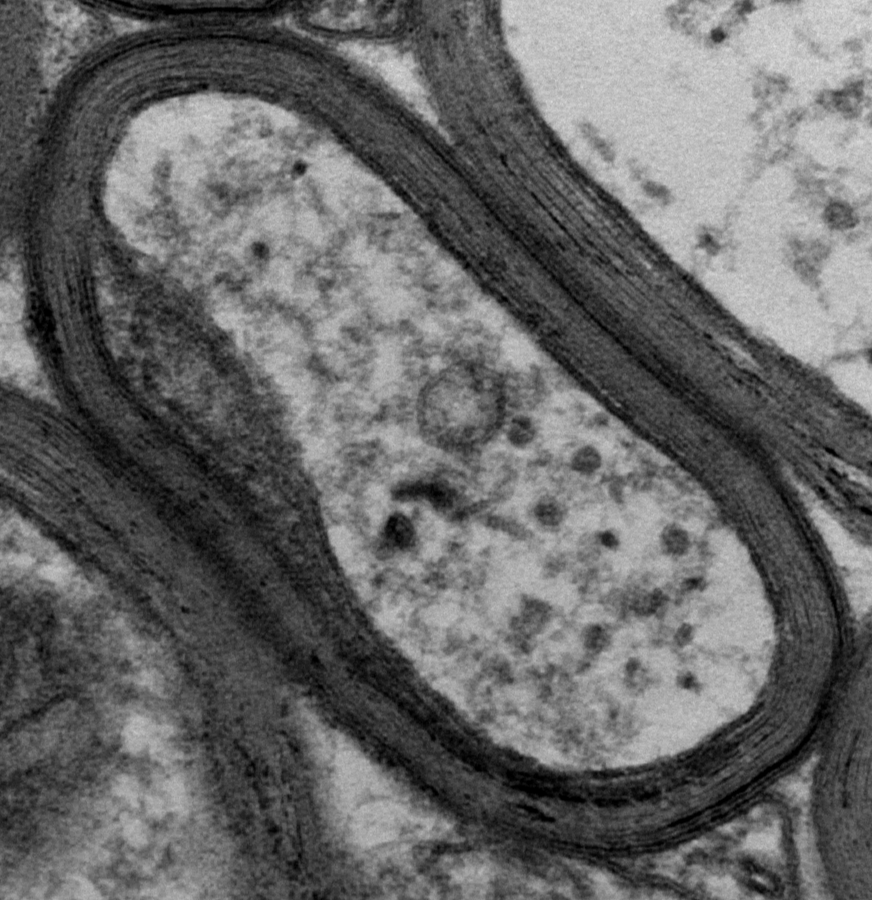
#> input picture example runs/fiber-crop/input_a/a_crop.tif, 872 x 900 px
$ python scale.py --image '../example runs/fiber-crop/input_a/a_crop.tif' --source-scale 1.0 --target-scale 1.0 --output out.png
#> lines starting #> are read from the running program, lines starting #| are printed output that depends on the picture
### mvp_pipeline/io.py
from __future__ import annotations

from dataclasses import dataclass
from pathlib import Path
from typing import Any

import numpy as np
import pandas as pd
from PIL import Image


REQUIRED_MANIFEST_COLUMNS = {
    "id",
    "image_path",
    "scale_nm_per_px",
    "axon_mask_path",
    "outer_fiber_mask_path",
    "split",
}

OPTIONAL_PATH_COLUMNS = {
    "compact_myelin_mask_path",
    "consensus_vacuole_mask_path",
}


@dataclass(frozen=True)
class ManifestRow:
    id: str
    image_path: Path
    scale_nm_per_px: float
    axon_mask_path: Path
    outer_fiber_mask_path: Path
    split: str
    compact_myelin_mask_path: Path | None = None
    consensus_vacuole_mask_path: Path | None = None
    mask_source: str = "manual"
    correction_minutes: float | None = None
    source_image_id: str | None = None


# [84 lines left out: functions _optional_path, _required_path, load_manifest, not called in this run]


def read_grayscale(path: str | Path) -> np.ndarray:
    with Image.open(path) as image:
        array = np.asarray(image.convert("L"), dtype=np.float32)
    if array.size == 0:
        raise ValueError(f"Image is empty: {path}")
    return array


# [12 lines left out: functions read_binary_mask, write_binary_mask, not called in this run]


def write_grayscale(path: str | Path, image: np.ndarray) -> None:
    target = Path(path)
    target.parent.mkdir(parents=True, exist_ok=True)
    array = np.asarray(image)
    if array.dtype != np.uint8:
        finite = array[np.isfinite(array)]
        if finite.size == 0:
            raise ValueError("Cannot write an image with no finite values")
        low, high = float(finite.min()), float(finite.max())
        array = np.zeros_like(array, dtype=np.uint8) if high <= low else (
            255 * (array - low) / (high - low)
        ).clip(0, 255).astype(np.uint8)
    Image.fromarray(array).save(target)

### mvp_pipeline/scale.py
from __future__ import annotations

import argparse
from pathlib import Path

import numpy as np
from skimage.transform import resize

from .io import read_grayscale, write_grayscale
from .masks import scale_bar_region


def target_shape(
    shape: tuple[int, int], source_scale_nm_per_px: float, target_scale_nm_per_px: float
) -> tuple[int, int]:
    if source_scale_nm_per_px <= 0 or target_scale_nm_per_px <= 0:
        raise ValueError("Physical scales must be positive")
    factor = source_scale_nm_per_px / target_scale_nm_per_px
    return tuple(max(1, int(round(axis * factor))) for axis in shape)


def resample_image(
    image: np.ndarray, source_scale_nm_per_px: float, target_scale_nm_per_px: float
) -> np.ndarray:
    shape = target_shape(image.shape, source_scale_nm_per_px, target_scale_nm_per_px)
    return resize(
        image,
        shape,
        order=1,
        mode="reflect",
        anti_aliasing=shape[0] < image.shape[0] or shape[1] < image.shape[1],
        preserve_range=True,
    ).astype(np.float32)


def restore_mask(mask: np.ndarray, original_shape: tuple[int, int]) -> np.ndarray:
    return resize(
        np.asarray(mask, dtype=np.uint8),
        original_shape,
        order=0,
        mode="edge",
        anti_aliasing=False,
        preserve_range=True,
    ) > 0


def mask_scale_bar_in_image(image: np.ndarray) -> np.ndarray:
    result = np.asarray(image).copy()
    excluded = scale_bar_region(result.shape)
    available = result[~excluded]
    fill = float(np.median(available)) if available.size else 0.0
    result[excluded] = fill
    return result


def main() -> None:
    parser = argparse.ArgumentParser(description="Create a physical-scale-normalized image")
    parser.add_argument("--image", required=True)
    parser.add_argument("--source-scale", required=True, type=float, dest="source_scale")
    parser.add_argument("--target-scale", required=True, type=float, dest="target_scale")
    parser.add_argument("--output", required=True)
    parser.add_argument("--exclude-scale-bar", action="store_true")
    args = parser.parse_args()
    image = read_grayscale(args.image)
#> in read_grayscale, image is the input picture: PIL image 872x900 RGBA; mean R, G, B, A 103.1, 103.1, 103.1, 255
    if args.exclude_scale_bar:
        image = mask_scale_bar_in_image(image)
    normalized = resample_image(image, args.source_scale, args.target_scale)
    write_grayscale(args.output, normalized)
#> in write_grayscale, `low, high = float(finite.min()), float(finite.max())`: low = 0; high = 225
#> in write_grayscale, `array = np.zeros_like(array, dtype=np.uint8) if high <= low else ( 255..`:
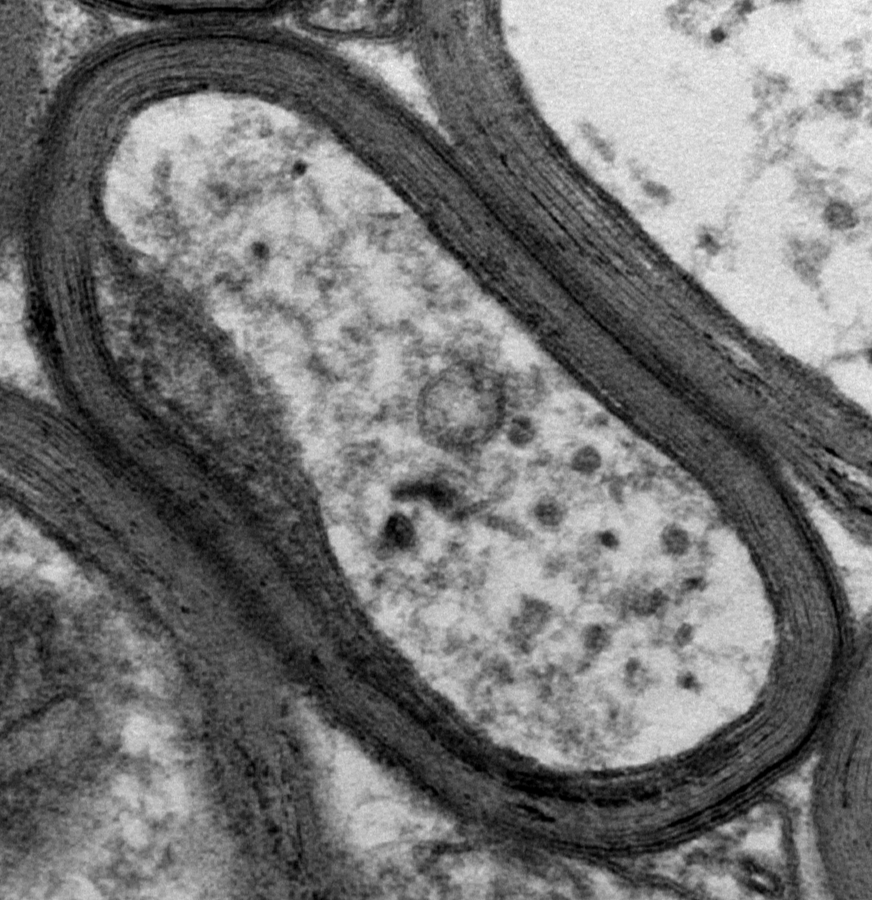
#> array: shape (900, 872); min 0, max 255, mean 116.4
    print(f"Wrote {Path(args.output).resolve()} with shape {normalized.shape}")
#| Wrote mvp_pipeline/out.png with shape (900, 872)


if __name__ == "__main__":
    main()
